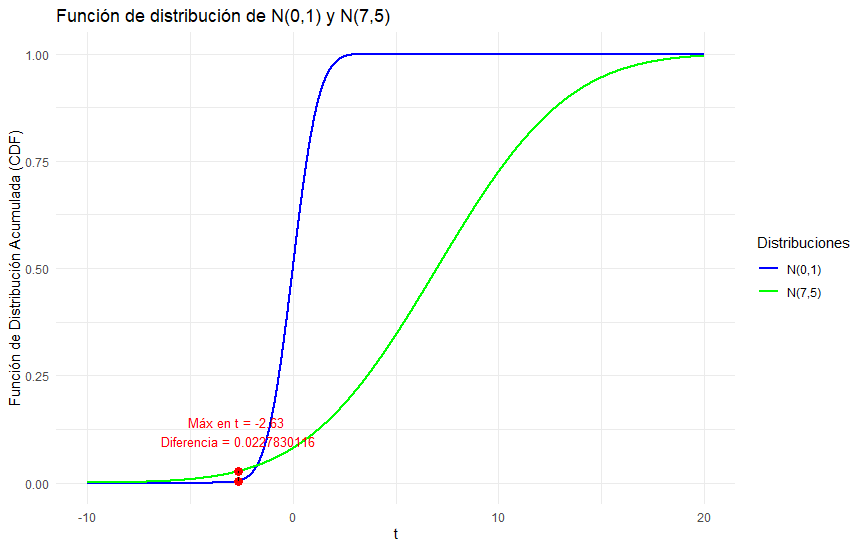

Reproduce this figure in R.
# Cargar las librerías necesarias
library(ggplot2)

# Definir las funciones de distribución acumulativa (CDF) para N(0,1) y N(7,5)
cdf_N01 <- function(x) pnorm(x, mean = 0, sd = 1)
cdf_N75 <- function(x) pnorm(x, mean = 7, sd = 5)

# Crear un rango de valores para x
x_values <- seq(-10, 20, length.out = 10000)

# Calcular las CDF para ambos casos
cdf_values_N01 <- cdf_N01(x_values)
cdf_values_N75 <- cdf_N75(x_values)

# Calcular la diferencia entre las dos funciones
difference <- cdf_values_N75 - cdf_values_N01

# Encontrar el punto donde la diferencia es máxima
max_diff_index <- which.max(difference)
x_max_diff <- x_values[max_diff_index]
y_max_diff_N01 <- cdf_values_N01[max_diff_index]
y_max_diff_N75 <- cdf_values_N75[max_diff_index]
max_difference <- difference[max_diff_index]

# Crear la gráfica
ggplot() +
  geom_line(aes(x = x_values, y = cdf_values_N01, color = "N(0,1)"), size = 1) +
  geom_line(aes(x = x_values, y = cdf_values_N75, color = "N(7,5)"), size = 1) +
  geom_point(aes(x = x_max_diff, y = y_max_diff_N01), color = "red", size = 3) +
  geom_point(aes(x = x_max_diff, y = y_max_diff_N75), color = "red", size = 3) +
  geom_segment(aes(x = x_max_diff, xend = x_max_diff, 
                   y = y_max_diff_N01, yend = y_max_diff_N75), 
               color = "black", linetype = "dashed") +
  annotate("text", x = x_max_diff, y = (y_max_diff_N01 + y_max_diff_N75) / 2, 
           label = paste("Máx en t =", round(x_max_diff, 2), 
                         "\nDiferencia =", round(max_difference, 10)), 
           vjust = -1, size = 3.5, color = "red") +
  labs(title = "Función de distribución de N(0,1) y N(7,5)",
       x = "t", y = "Función de Distribución Acumulada (CDF)") +
  scale_color_manual(values = c("N(0,1)" = "blue", "N(7,5)" = "green"),
                     name = "Distribuciones") +
  theme_minimal()

# Imprimir el punto de máxima diferencia
cat("La máxima diferencia ocurre en x =", x_max_diff, 
    "con una diferencia de", difference[max_diff_index], "\n")
